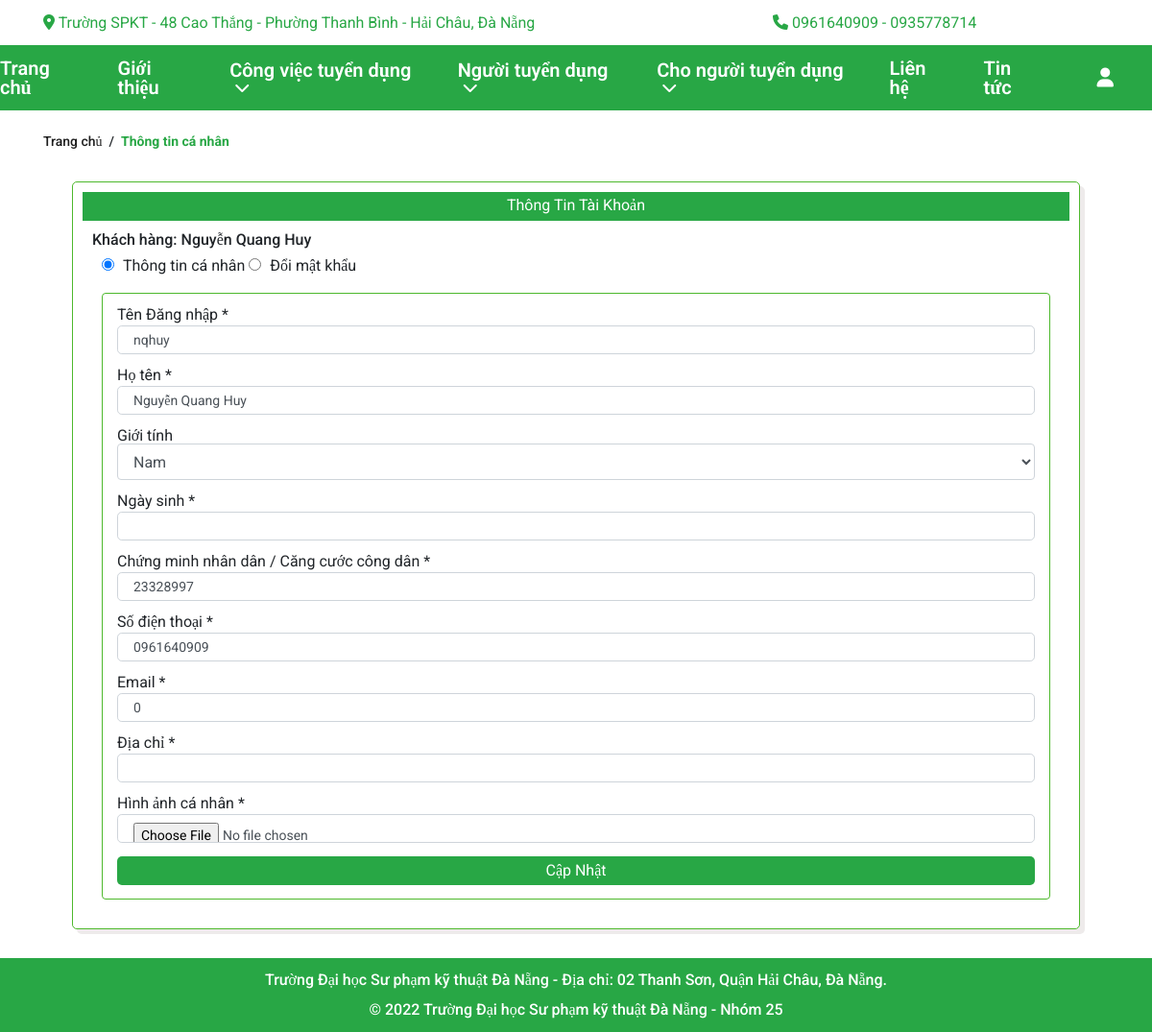
The page /?act=taikhoan&xuli=account (signed in) on the database as committed earlier.
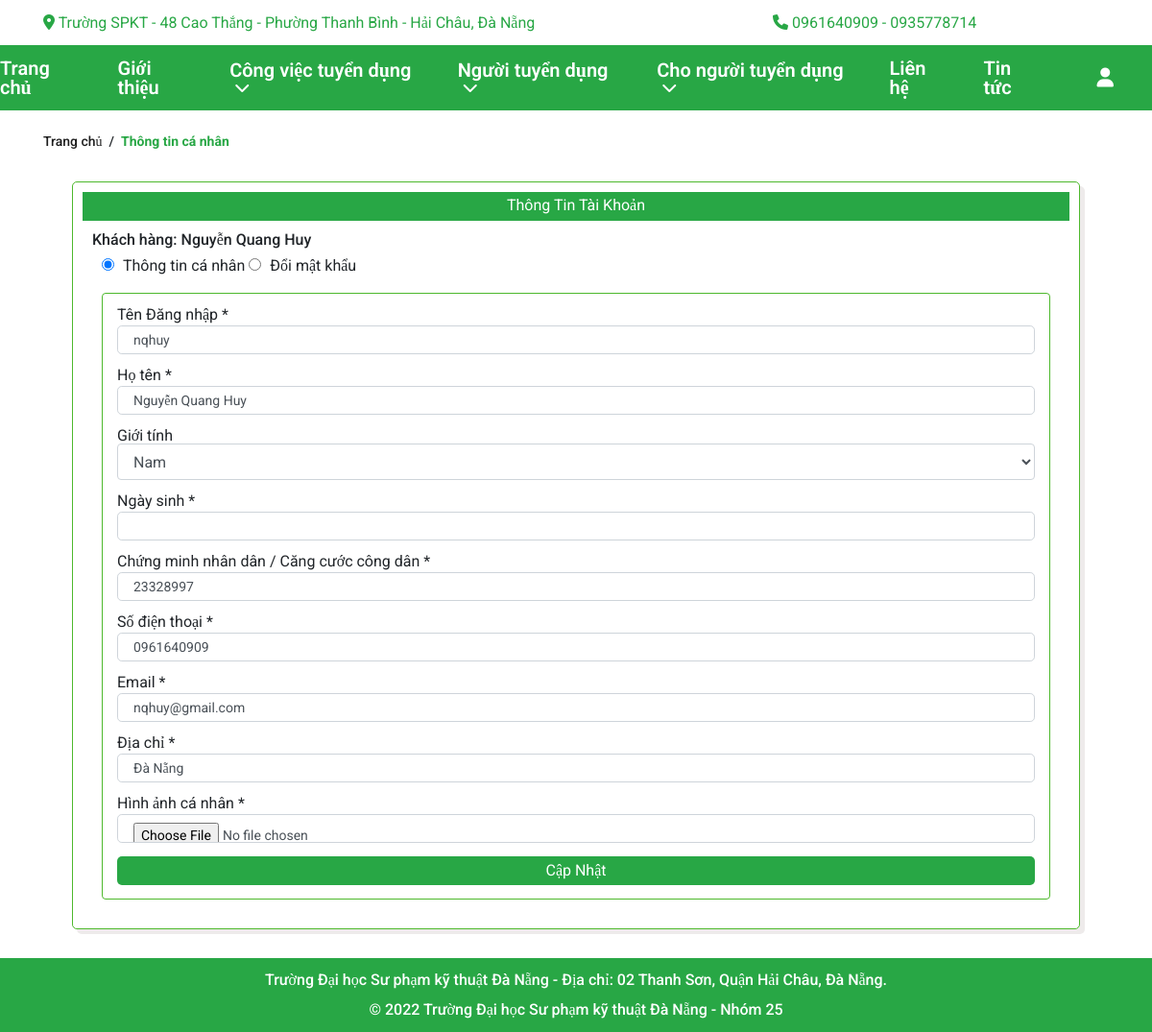
The same page on the database as committed later.
### tables this page shows
CREATE TABLE `taikhoan` (
  `maTK` int(10) NOT NULL,
  `maQuyen` int(11) NOT NULL,
  `taiKhoan` varchar(50) NOT NULL,
  `matKhau` varchar(50) NOT NULL,
  `hoTen` varchar(255) NOT NULL,
  `gioiTinh` varchar(10) NOT NULL,
  `ngaySinh` varchar(50) NOT NULL,
  `CMND` varchar(20) NOT NULL,
  `SDT` int(11) NOT NULL,
  `email` varchar(255) NOT NULL,
  `diaChi` varchar(255) NOT NULL,
  `hinhAnh` varchar(255) NOT NULL,
  `trangThai` int(11) NOT NULL,
  `thoiGian` varchar(255) NOT NULL
);

### Controllers/LoginController.php (called while the page is built, shortened)
<?php
require_once("Models/login.php");
class LoginController
{
    var $login_model;
    public function __construct()
    {
        $this->login_model = new Login();
    }
    function account()
    {
        $data = $this->login_model->account();
        require_once('Views/index.php');
    }
}
?>

### Models/connection.php (called while the page is built, shortened)
<?php
    class connection{
        function __construct()
        {
            $severname ="localhost";
            $username ="root";
            $password ="";
            $db_name ="gtngv";
            $this->conn = new mysqli($severname,$username,$password,$db_name);
        }
    }
?>

### Models/login.php (called while the page is built, shortened)
<?php
class Login extends Model
{
    var $conn;
    function __construct()
    {
        $conn_obj = new connection();
        $this->conn = $conn_obj->conn;
    }
    function account()
    {
        $id = $_SESSION['login']['maTK'];
        return $this->conn->query("SELECT * from taikhoan where maTK = $id")->fetch_assoc();
    }
}

### Views/login/infoedit.php (the view, shortened to what the changed rows need)
<section id ="main">
    <div class="container ">
        <div class="container-infor">
            <?php if(isset($data)) {
                ?>
                <label class="container-infor__title">Thông Tin Tài Khoản</label>
                <h2 class ="container-infor__name">Khách hàng: <span><?= $data['hoTen'] ?></span></h2>
                <input checked="true" class= "infoChange-type" type="radio" name="radio-changeInfor" id="radio-changeInfor" style="margin-left: 20px;">
                <label for="radio-changeInfor">
                    <span>Thông tin cá nhân </span>
                </label>
                <input class= "infoChange-type" type="radio" name="radio-changeInfor" id="radio-changePass"  <?php if (isset($_COOKIE['doimk'])) { echo 'checked="true"';}?>>
                <label for="radio-changePass">
                    <span> Đổi mật khẩu </span>
                </label>
                <form  action="?act=taikhoan&xuli=updateinfo" class="container-inforChange  container-inforp" method="POST" enctype="multipart/form-data">
                    <fieldset class="container-infor__item name-login">
                        <label>Tên Đăng nhập</label>
                        <span class="required">*</span>
                        <input id="nameLogin" name = "taiKhoan" type="text" value="<?= $data['taiKhoan']?>" class="form-control form-control-lg edit  " placeholder=""/>
                    </fieldset>
                    <fieldset class="container-infor__item">
                        <label>Họ tên</label>
                        <span class="required">*</span>
                        <input type="text" name ="hoTen" value ="<?= $data['hoTen'] ?>"class="form-control form-control-lg edit" placeholder=""/>
                    </fieldset>
                    <fieldset class="container-infor__item">
                        <label>Giới tính</label>
                        <select class="form-control" name ="gioiTinh" value ="<?= $data['gioiTinh'] ?>">
                            <option>Nam</option>
                        </select>
                    </fieldset>
                    <fieldset class="container-infor__item">
                        <label>Ngày sinh</label>
                        <span class="required">*</span>
                        <input type="text" name ="ngaySinh" value ="<?= $data['ngaySinh'] ?>"class="form-control form-control-lg edit" placeholder=""/>
                    </fieldset>
                    <fieldset class="container-infor__item">
                        <label>Chứng minh nhân dân / Căng cước công dân</label>
                        <span class="required">*</span>
                        <input type="text" name ="CMND" value ="<?= $data['CMND'] ?>"class="form-control form-control-lg edit" placeholder=""/>
                    </fieldset>
                    <fieldset class="container-infor__item">
                        <label>Số điện thoại </label>
                        <span class="required">*</span>
                        <input type="tel" name ="SDT" value="0<?= $data['SDT']?>" class="form-control form-control-lg edit" placeholder=""/>
                    </fieldset>
                    <fieldset class="container-infor__item">
                        <label>Email </label>
                        <span class="required">*</span>
                        <input type="email" name ="email" value="<?= $data['email']?>" class="form-control form-control-lg edit" placeholder=""/>
                    </fieldset>
                    <fieldset class="container-infor__item">
                        <label>Địa chỉ </label>
                        <span class="required">*</span>
                        <input type="text" name = "diaChi" value="<?= $data['diaChi']?>" class="form-control form-control-lg edit" placeholder=""/>
                    </fieldset>
                    <fieldset class="container-infor__item">
                        <label>Hình ảnh cá nhân </label>
                        <span class="required">*</span>
                        <input type="file" name = "hinhAnh" class="form-control form-control-lg edit" placeholder=""/>
                    </fieldset>
                    <div class="container-infor__item">
                        <input class="btn-edit" type="submit" value="Cập Nhật" name="submit">
                    </div>
            </form>
            <?php }
            else {
                echo "khong lay dc ";
            }
            ?>
        </div>
    </div>
</section>

Rows that differ between the two databases and show on the page:
changed taikhoan "Nguyễn Quang Huy": email "0" → "nqhuy@gmail.com"; diaChi (not shown) → "Đà Nẵng"
